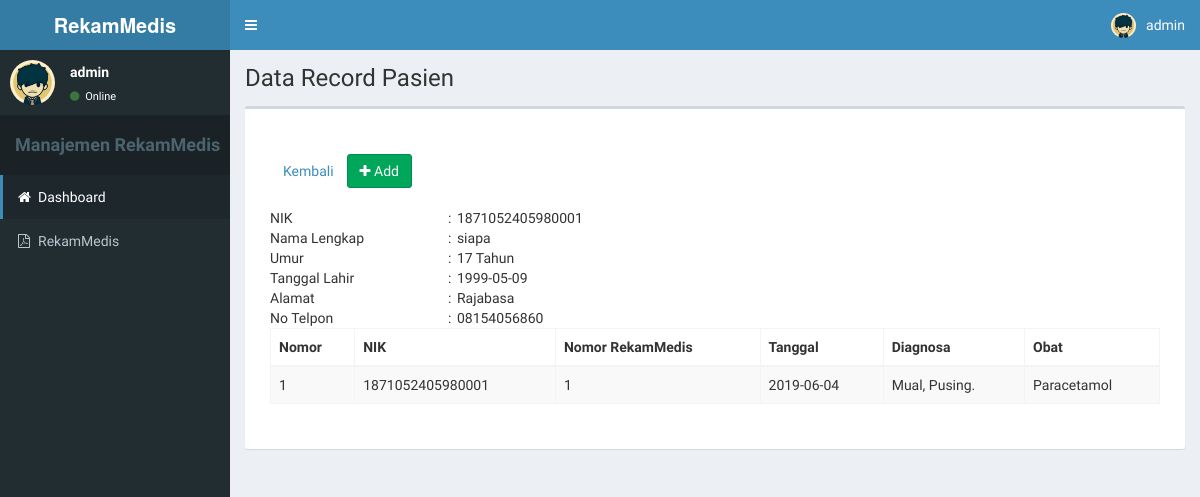
Screenshot of /dokter/detail_rm.php?page=detail&nik=1871052405980001 (signed in) with the database file from the repository.
### tables this page shows
CREATE TABLE `pasien` (
  `nik` varchar(20) NOT NULL,
  `nama` varchar(50) DEFAULT NULL,
  `umur` varchar(3) DEFAULT NULL,
  `tgl_lahir` date DEFAULT NULL,
  `alamat` varchar(100) DEFAULT NULL,
  `no_telpon` varchar(15) DEFAULT NULL
);

CREATE TABLE `rm` (
  `no_rm` varchar(10) NOT NULL,
  `tanggal` date NOT NULL,
  `diagnosa` varchar(150) DEFAULT NULL,
  `obat` varchar(30) DEFAULT NULL,
  `nik` varchar(20) DEFAULT NULL,
  `no_reg` varchar(20) DEFAULT NULL
);

### dokter/detail_rm.php (the view, shortened to what this page needs)
<?php
include "../include/session.php";
?>
<!DOCTYPE html>
<html>
<head>
  <link rel="stylesheet" href="../assets/bootstrap/css/bootstrap.min.css">
    <link rel="stylesheet" href="../assets/fa/css/font-awesome.css">
    <link rel="stylesheet" href="../assets/plugins/datatables/dataTables.bootstrap.css">
    <link rel="stylesheet" href="../assets/dist/css/AdminLTE.min.css">
<link rel="stylesheet" href="../assets/dist/css/skins/_all-skins.min.css">
</head>
<body class="hold-transition skin-blue sidebar-mini ">
<div class="wrapper">
  <header class="main-header">
<div class="logo">
<span class="logo-lg"><b>RekamMedis</b></span>
</div>
  <nav class="navbar navbar-static-top" role="navigation">
    <a href="#" class="sidebar-toggle" data-toggle="offcanvas" role="button">
    </a>
    <div class="navbar-custom-menu">
      <ul class="nav navbar-nav">
        <li class="dropdown user user-menu">
          <a href="#" class="dropdown-toggle" data-toggle="dropdown">
              <img src="../assets/images/avatar0.jpg" class="user-image" alt="Foto">
              <span class="hidden-xs"><?php echo $_SESSION['username']; ?></span>
          </a>
          </li>
        </ul>
      </div>
    </nav>
</header>
  <aside class="main-sidebar">
    <section class="sidebar">
      <div class="user-panel">
        <div class="pull-left image">
          <img src="../assets/images/avatar0.jpg" class="img-circle" alt="User Image">
        </div>
        <div class="pull-left info">
				<p><?php echo $_SESSION['username']; ?></p>
          <a href="#"><i class="fa fa-circle text-success"></i> Online</a>
        </div>
          </div>
          <ul class="sidebar-menu">
						<li class="header"><h4><b><center>Manajemen RekamMedis</center></b></h4></li>
            <li class="active"><a href="home.php"><i class="fa fa-home"></i><span>Dashboard</span></a></li>
            <li><a href="rm.php"><i class="fa fa-file-pdf-o"></i><span>RekamMedis</span></a></li>
        </section>
  </aside>
<div class="content-wrapper">
        <section class="content-header">
          <h1>Data Record Pasien</h1>
        </section>
        <section class="content">
          <div class="row">
            <div class="col-xs-12">
              <div class="box">
                <div class="box-header">
                </div>
                <div class="box-body">
						<?php
						$nik = $_GET["nik"];
						$querypasien = mysqli_query($connect, "SELECT * FROM pasien WHERE nik='$nik'");
						while ($pasien = mysqli_fetch_array($querypasien)){
							echo "
							<div class='content'>
							<table class='table-form' border='0' width='100%' cellpadding='0' cellspacing='0'>
							<thead>
									<tr>
									<td width='20%'>NIK</td>
									<td>: </td>
									<td>$pasien[nik]</td>
									</tr>
									<tr>
									   <td>Nama Lengkap</td>
									<td width='1%'>:</td>
									<td>$pasien[nama]</td>
								 </tr>
								 <tr>
									   <td>Umur</td>
									<td width='1%'>:</td>
									<td>$pasien[umur] Tahun</td>
								 </tr>
								 <tr>
									<td>Tanggal Lahir</td>
									   <td width='1%'>:</td>
									<td>$pasien[tgl_lahir]</td>
								 </tr>
								 <tr>
									<td>Alamat</td>
									<td width='1%'>:</td>
									<td>$pasien[alamat]</td>
								 </tr>
								 <tr>
									<td>No Telpon</td>
									<td width='1%'>:</td>
									<td>$pasien[no_telpon]</td>
								 </tr>
                </thead>
							  ";}?>
                </div>
              </div>
            </div>
          </div>
        </section>
      </div>
    </div>
    <a href='rm.php' class='btn'>Kembali</a>
    <a href='#'><button class='btn btn-success' type='button' data-target='#ModalAdd' data-toggle='modal'><i class='fa fa-plus'></i> Add</button></a>
    <br>
    <br>
    <table id="data" class="table table-bordered table-striped table-scalable">
						<?php
							include "dt_rm.php";
						?>
                  </table>
</body>
</html>

### dokter/dt_rm.php (shortened to what this page needs)
<thead>
					<tr>
						<th>Nomor</th>
						<th>NIK</th>
                        <th>Nomor RekamMedis</th>
						<th>Tanggal</th>
                        <th>Diagnosa</th>
                        <th>Obat</th>
					</tr>
				</thead>
				<tbody>
                    <?php
						$no=0;
						$nik = $_GET["nik"];
						$queryrm = mysqli_query ($connect, "SELECT nik, no_rm, tanggal, diagnosa, obat FROM rm JOIN pasien USING (nik)
						WHERE nik='$nik'");
						while ($rm = mysqli_fetch_array ($queryrm)){
                            $no++;
							echo "
								<tr>
									<td>$no</td>
									<td>$rm[nik]</td>
									<td>$rm[no_rm]</td>
                                    <td>$rm[tanggal]</td>
                                    <td>$rm[diagnosa]</td>
                                    <td>$rm[obat]</td>
								</tr>";
						}
					?>
				</tbody>

### rows the page displays
pasien: nik "1871052405980001", nama "siapa", umur "17", tgl_lahir "1999-05-09", alamat "Rajabasa", no_telpon "08154056860"
rm: nik "1871052405980001", no_rm "1", tanggal "2019-06-04", diagnosa "Mual, Pusing.", obat "Paracetamol"

### other values shown
$_SESSION['username'] "admin"
